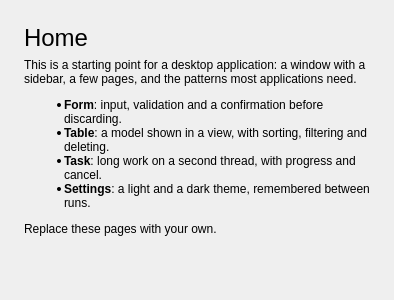
<?xml version="1.0" encoding="UTF-8"?>
<ui version="4.0">
 <class>HomePage</class>
 <widget class="QWidget" name="HomePage">
  <layout class="QVBoxLayout" name="page_layout">
   <property name="leftMargin">
    <number>24</number>
   </property>
   <property name="topMargin">
    <number>24</number>
   </property>
   <property name="rightMargin">
    <number>24</number>
   </property>
   <property name="bottomMargin">
    <number>24</number>
   </property>
   <item>
    <widget class="QLabel" name="heading">
     <property name="font">
      <font>
       <pointsize>18</pointsize>
      </font>
     </property>
     <property name="text">
      <string>Home</string>
     </property>
    </widget>
   </item>
   <item>
    <widget class="QLabel" name="body">
     <property name="text">
      <string>&lt;p&gt;This is a starting point for a desktop application: a window with a sidebar, a few pages, and the patterns most applications need.&lt;/p&gt;&lt;ul&gt;&lt;li&gt;&lt;b&gt;Form&lt;/b&gt;: input, validation and a confirmation before discarding.&lt;/li&gt;&lt;li&gt;&lt;b&gt;Table&lt;/b&gt;: a model shown in a view, with sorting, filtering and deleting.&lt;/li&gt;&lt;li&gt;&lt;b&gt;Task&lt;/b&gt;: long work on a second thread, with progress and cancel.&lt;/li&gt;&lt;li&gt;&lt;b&gt;Settings&lt;/b&gt;: a light and a dark theme, remembered between runs.&lt;/li&gt;&lt;/ul&gt;&lt;p&gt;Replace these pages with your own.&lt;/p&gt;</string>
     </property>
     <property name="textFormat">
      <enum>Qt::TextFormat::RichText</enum>
     </property>
     <property name="alignment">
      <set>Qt::AlignmentFlag::AlignLeading|Qt::AlignmentFlag::AlignLeft|Qt::AlignmentFlag::AlignTop</set>
     </property>
     <property name="wordWrap">
      <bool>true</bool>
     </property>
    </widget>
   </item>
   <item>
    <spacer name="filler">
     <property name="orientation">
      <enum>Qt::Orientation::Vertical</enum>
     </property>
     <property name="sizeHint" stdset="0">
      <size>
       <width>20</width>
       <height>40</height>
      </size>
     </property>
    </spacer>
   </item>
  </layout>
 </widget>
 <resources/>
 <connections/>
</ui>
